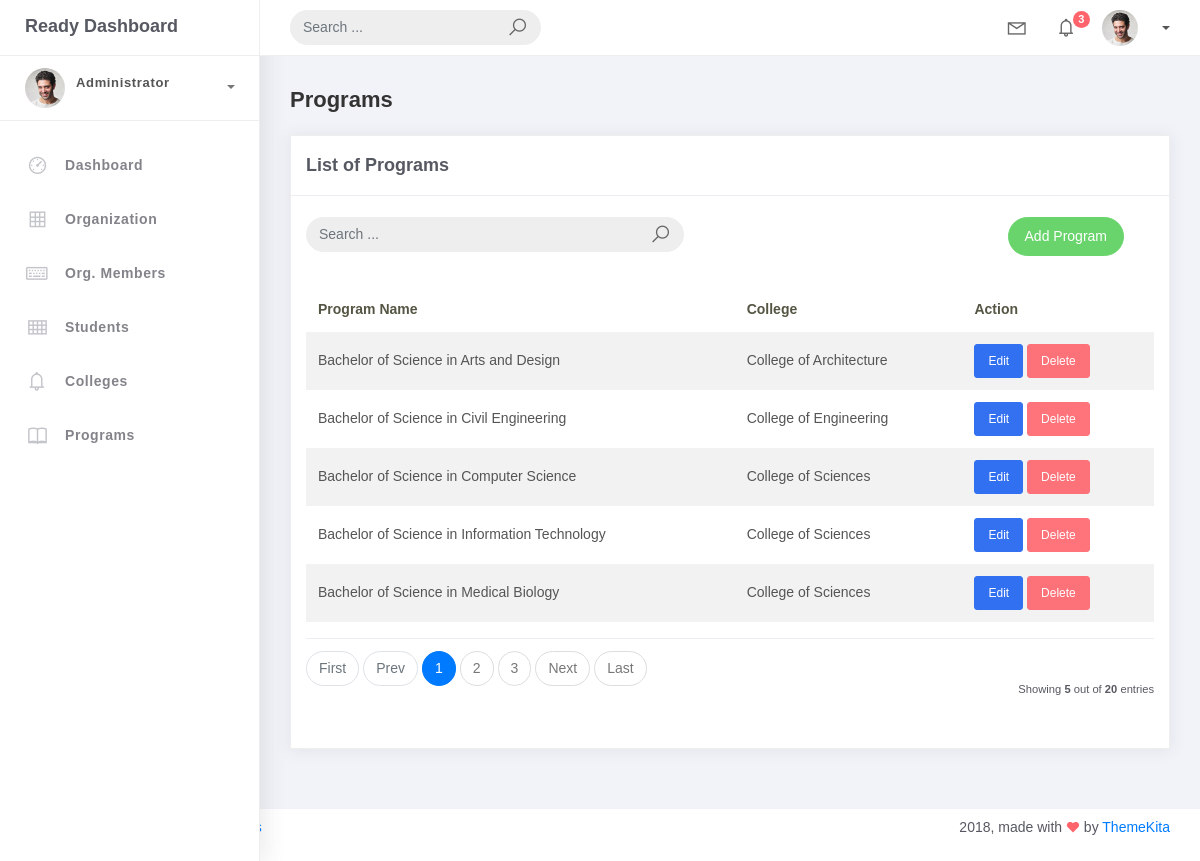
Page /program/ on the committed database.
### studentorg/models.py (models this page shows, shortened)
class BaseModel(models.Model):
	created_at = models.DateTimeField(auto_now_add=True, db_index=True)
	updated_at = models.DateTimeField(auto_now=True)
	class Meta:
		abstract = True

class Program(BaseModel):
	prog_name = models.CharField(max_length=150)
	college = models.ForeignKey (College, on_delete=models.CASCADE)

class College(BaseModel):
	college_name = models.CharField(max_length=150)

### studentorg/views.py (the view)
# urls.py: path("program/", ProgramList.as_view(), name="program-list"),
class ProgramList(ListView):
    model = Program
    context_object_name = 'program'
    template_name = 'program_list.html'
    paginate_by = 5
    def get_queryset(self):
        qs = super().get_queryset()
        query = self.request.GET.get('q')
        if query:
            qs = qs.filter(
                Q(prog_name__icontains=query) |
                Q(college__college_name__icontains=query)
            )
        return qs
    def get_ordering(self):
        allowed = ["prog_name", "college__college_name"]
        sort_by = self.request.GET.get("sort_by")
        if sort_by in allowed:
            return sort_by
        return "prog_name"

### templates/program_list.html
{% extends 'base.html' %}
{% load static %}
{% block content %}
<div class="content">
    <div class="container-fluid">
        <h4 class="page-title">Programs</h4>
        <div class="row">
            <div class="col-md-12">
                <div class="card">
                    <div class="card-header">
                        <div class="card-title">List of Programs</div>
                    </div>
                    <br />
                    <div class="col-md-12 row">
                        <div class="col-md-6">
                            <form class="navbar-left navbar-form nav-search mr-md-3" action="{% url 'program-list' %}" method="get">
                                <div class="input-group">
                                    <input type="text" name="q" placeholder="Search ..." class="form-control" value="{{ request.GET.q }}" />
                                    <div class="input-group-append">
                                        <button type="submit" class="input-group-text">
                                            <i class="la la-search search-icon"></i>
                                        </button>
                                    </div>
                                </div>
                            </form>
                        </div>
                        <div class="col-md-6">
                            <div class="pull-right">
                                <a href="{% url 'program-add' %}" class="btn btn-success btn-rounded">Add Program</a>
                            </div>
                        </div>
                    </div>
                    <div class="card-body">
                        <table class="table table-striped mt-3">
                            <thead>
                                <tr>
                                    <th>Program Name</th>
                                    <th>College</th>
                                    <th>Action</th>
                                </tr>
                            </thead>
                            <tbody>
                                {% for object in object_list %}
                                <tr>
                                    <td>{{ object.prog_name }}</td>
                                    <td>{{ object.college.college_name }}</td>
                                    <td>
                                        <a href="{% url 'program-update' object.id %}" class="btn btn-sm btn-primary">Edit</a>
                                        <a href="{% url 'program-delete' object.id %}" class="btn btn-sm btn-danger">Delete</a>
                                    </td>
                                </tr>
                                {% empty %}
                                <tr>
                                    <td colspan="3" style="text-align: center">
                                        <p class="text-sm font-weight-bold mb-0">No Records Found</p>
                                    </td>
                                </tr>
                                {% endfor %}
                            </tbody>
                        </table>
                        {% include 'includes/pagination.html' %}
                    </div>
                </div>
            </div>
        </div>
    </div>
</div>
{% endblock %}

### rows in the picture
Program: prog_name "Bachelor of Science in Arts and Design", college.college_name "College of Architecture"
Program: prog_name "Bachelor of Science in Civil Engineering", college.college_name "College of Engineering"
Program: prog_name "Bachelor of Science in Computer Science", college.college_name "College of Sciences"
Program: prog_name "Bachelor of Science in Information Technology", college.college_name "College of Sciences"
Program: prog_name "Bachelor of Science in Medical Biology", college.college_name "College of Sciences"

### other values in the picture
{{ page_num }} "1"
{{ page_num }} "2" "3"
{{ object_list.count }} "5"
{{ paginator.count }} "20"
